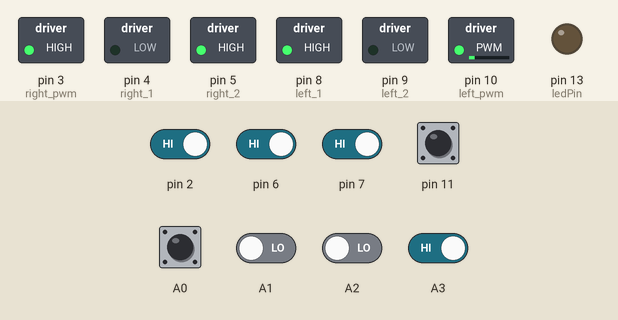
Simulated run of this sketch. Board: Arduino Uno, built with avr-gcc and run on an emulated ATmega328P. Parts: switched loads named in the sketch (green lamp = pin HIGH), output pins drawn as LEDs (lit = HIGH). The test bench sets the inputs (shaded band); at power-on: A0, A3, pin 2, pin 6, pin 7, pin 11 HIGH, A1, A2 LOW.

Above: at 1.2 s.
1.3 s: pin 2 driven LOW
At 1.9 s:
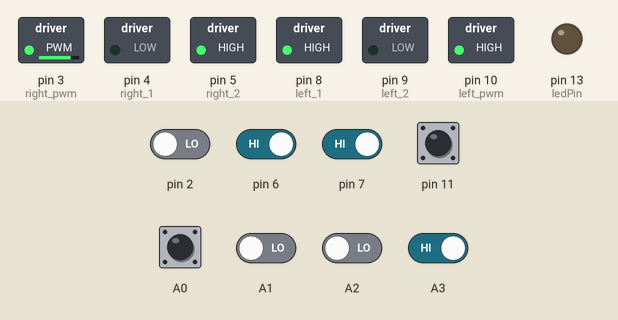
2.8 s: pin 6 driven LOW
At 3.1 s:
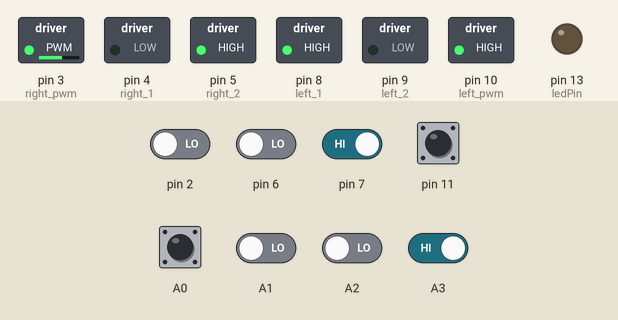
4.3 s: A3 driven LOW
At 5.4 s:
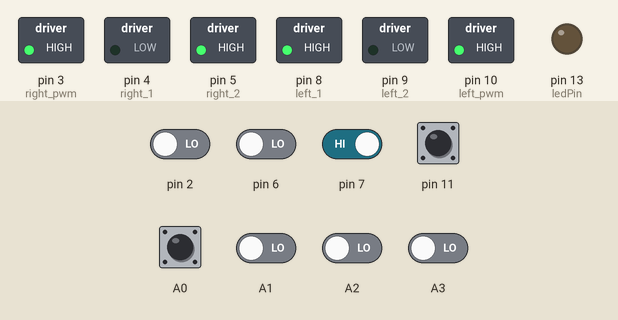
5.8 s: pin 2 driven HIGH and pin 6 driven HIGH
At 6.6 s:
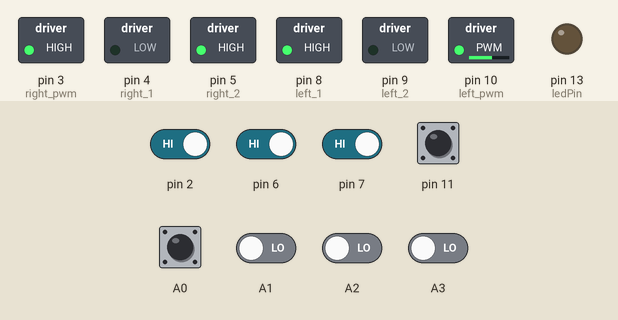
7.3 s: pin 7 driven LOW
At 7.7 s:
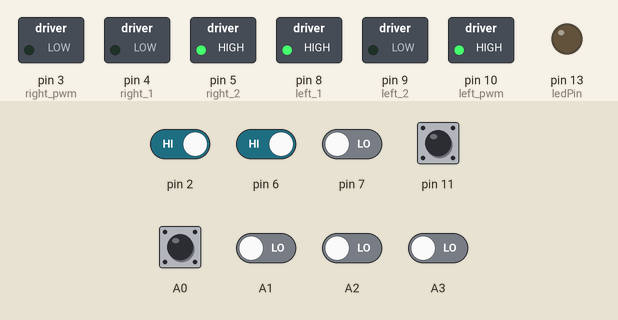
8.8 s: pin 6 driven LOW
At 10.0 s:
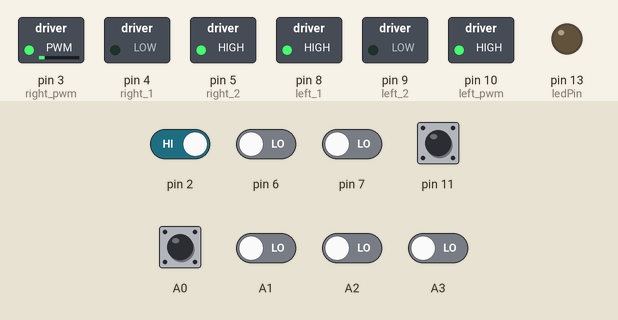
Timing chart, 0 to 11.3 s (numbered marks = the images above; inputs shaded):
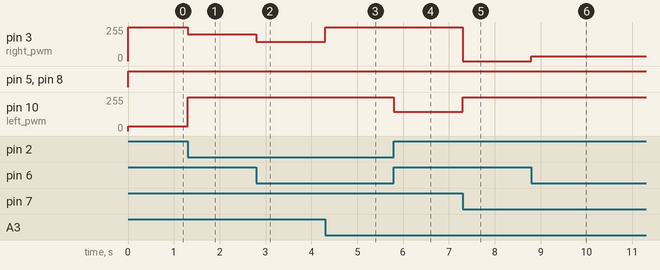

Measured:
- after the input at 1.3 s, pin 3 (right_pwm): 255/255 → 200/255 at once; pin 10 (left_pwm): 35/255 → 255/255 at once
- after the input at 2.8 s, pin 3 (right_pwm): 200/255 → 145/255 at once
- after the input at 4.3 s, pin 3 (right_pwm): 145/255 → 255/255 at once
- after the input at 5.8 s, pin 10 (left_pwm): 255/255 → 145/255 at once
- after the input at 7.3 s, pin 3 (right_pwm): 255/255 → 0/255 at once; pin 10 (left_pwm): 145/255 → 255/255 at once
- after the input at 8.8 s, pin 3 (right_pwm): 0/255 → 35/255 at once

The sketch:

sketch_NIT_LineFollowOnly_updated.ino
```cpp
#define left_pwm 10
#define right_pwm 3
#define left_1 8
#define left_2 9
#define right_1 4
#define right_2 5
const int ledPin = 13;

int left1;
int left2;
int left3;
int left4;
int right1;
int right2;
int right3;
int right4;
int lc=0;
int sc=1;

float Kp=110, Kd=150;   //kp=140,kd=170
float error=0, P=0, D=0, PID_value=0;
float initial_motor_speed_l=255;
float initial_motor_speed_r=255;
float left_motor_speed=0, right_motor_speed=0;
float previous_error=0;

int left=0;
int right=0;

void setup()
{
  //line sensors
  pinMode(A0,INPUT);
  pinMode(A1,INPUT);
  pinMode(A2,INPUT);
  pinMode(A3,INPUT);
  pinMode(2,INPUT);
  pinMode(6,INPUT);
  pinMode(7,INPUT);
  pinMode(11,INPUT);
  //motors
  pinMode(right_pwm,OUTPUT);
  pinMode(right_1,OUTPUT);
  pinMode(right_2,OUTPUT);
  pinMode(left_1,OUTPUT);
  pinMode(left_2,OUTPUT);
  pinMode(left_pwm,OUTPUT);
  //LED
  pinMode(ledPin,OUTPUT);
}
void loop()
{
    left4=digitalRead(A0);
    left3=digitalRead(A1);
    left2=digitalRead(A2);
    left1=digitalRead(A3);
    right1=digitalRead(2);
    right2=digitalRead(6);
    right3=digitalRead(7);
    right4=digitalRead(11);

    if(left4==0)
    {
     left=0;
    }
    if(right4==0)
    {
     right=0;
    }
    if((left4!=0)&&(left3!=0)&&(left2!=0)&&(left1!=0)&&(right1!=0)&&(right2!=0)&&(right3!=0)&&(right4!=0))
    {
      if((left>650)&&(right<650))
      {
        brake();
        delay(25);
        right2=digitalRead(6);
        while(right2!=0)
        {
          line_right_turn();
          right2=digitalRead(6);
        }
        brake();
        delay(25);
      }
      else if((left<650)&&(right>650))
      {
        brake();
        delay(25);
        left2=digitalRead(A2);
        while(left2!=0)
        {
          line_left_turn();
          left2=digitalRead(A2);
        }
        brake();
        delay(25);
      }
       else if((left<200)&&(right<200)) //either stop at last T section or left from circle
       {

            left1=digitalRead(A3);
            right1=digitalRead(2);
            while((left1!=0)&&(right1!=0))
	    {
             line_left_turn();
	     //brake();
             //digitalWrite(13,HIGH);
             left1=digitalRead(A3);
             right1=digitalRead(2);
            }
       }

      }
      /*else if((left4==0)&&(left3==0)&&(left2==0)&&(left1==0)&&(right1==0)&&(right2==0)&&(right3==0)&&(right4==0))
     {
       brake();
       delay(500);
       digitalWrite(13,HIGH);
       delay(500);
       digitalWrite(13,LOW);
       delay(500);
       digitalWrite(13,HIGH);
       delay(500);
       digitalWrite(13,LOW);
       delay(500);
       digitalWrite(13,HIGH);
       delay(500);
       digitalWrite(13,LOW);
       delay(500);
     }
     */
     /*else if((left4!=0)&&(left3!=0)&&(right3!=0)&&(right4!=0)&&((left2=0)||(left1==0)||(right1==0)||(right2==0)))
     {
       if((left<400)&&(right>400))
       {
         left2=digitalRead(A2);
        while(left2!=0)
        {
          line_left_turn();
          left2=digitalRead(A2);
        }
       }
       //turn_left (for exiting circular loop)
     }
     */
     line_pid();
     left=left+1;
     right=right+1;
     if(left>20000)
     {
       left=1000;
     }
     if(right>20000)
     {
       right=1000;
     }
}
void line_pid()
{
    if((left1==lc)&&(right1==lc))
   {
	error=0;
   }
   else if((left1!=lc)&&(right1==lc)&&(right2!=lc))
   {
	error=0.5;
   }
   else if((right1==lc)&&(right2==lc))
   {
	error=1;
   }
   else if((right2==lc)&&(right3!=lc))
   {
	error=1.5;
   }
   else if((right2==lc)&&(right3==lc))
   {
	error=2;
   }
   else if((right3==lc)&&(right4!=lc))
   {
	error=2.5;
   }
   else if((right3==lc)&&(right4==lc))
   {
	error=3;
   }
   else if((right4==lc)&&(right3!=lc))
   {
	error=3.5;
   }
   else if((left2!=lc)&&(left1==lc)&&(right1!=lc))
   {
	error=-0.5;
   }
   else if((left1==lc)&&(left2==lc))
   {
	error=-1;
   }
   else if((left2==lc)&&(left3!=lc))
   {
	error=-1.5;
   }
   else if((left2==lc)&&(left3==lc))
   {
	error=-2;
   }
    else if((left3==lc)&&(left4!=lc))
   {
	error=-2.5;
   }
    else if((left3==lc)&&(left4==lc))
   {
	error=-3;
   }
    else if((left4==lc)&&(left3!=lc))
   {
	error=-3.5;
   }
   P = error;
   D = previous_error-error;
   PID_value = (Kp*P) + (Kd*D);
   previous_error=error;
   left_motor_speed = initial_motor_speed_l+PID_value;
   right_motor_speed = initial_motor_speed_r-PID_value;
   if(left_motor_speed>=255)
   {
	left_motor_speed=255;
   }
   if(left_motor_speed<=0)
   {
	left_motor_speed=0;
   }
   if(right_motor_speed>=255)
   {
        right_motor_speed=255;
   }
   if(right_motor_speed<=0)
   {
        right_motor_speed=0;
   }
  /* Serial.print(left_motor_speed);
   Serial.print(",");
   Serial.print(right_motor_speed);
   Serial.print("\n");
  */
   analogWrite(left_pwm, left_motor_speed);
   analogWrite(right_pwm, right_motor_speed);
   digitalWrite(left_1,HIGH);
   digitalWrite(left_2,LOW);
   digitalWrite(right_1,LOW);
   digitalWrite(right_2,HIGH);

}
void line_right_turn()
{
   analogWrite(left_pwm, 120);
   analogWrite(right_pwm, 120);
   digitalWrite(left_1,HIGH);
   digitalWrite(left_2,LOW);
   digitalWrite(right_1,HIGH);
   digitalWrite(right_2,LOW);
}
void line_left_turn()
{
   analogWrite(left_pwm, 120);
   analogWrite(right_pwm, 120);
   digitalWrite(left_1,LOW);
   digitalWrite(left_2,HIGH);
   digitalWrite(right_1,LOW);
   digitalWrite(right_2,HIGH);
}
void brake()
{
   analogWrite(left_pwm, 0);
   analogWrite(right_pwm, 0);
   digitalWrite(left_1,HIGH);
   digitalWrite(left_2,HIGH);
   digitalWrite(right_1,HIGH);
   digitalWrite(right_2,HIGH);
}
void line_forward()
{
   analogWrite(left_pwm, 240);
   analogWrite(right_pwm, 240);
   digitalWrite(left_1,HIGH);
   digitalWrite(left_2,LOW);
   digitalWrite(right_1,LOW);
   digitalWrite(right_2,HIGH);
}
```
